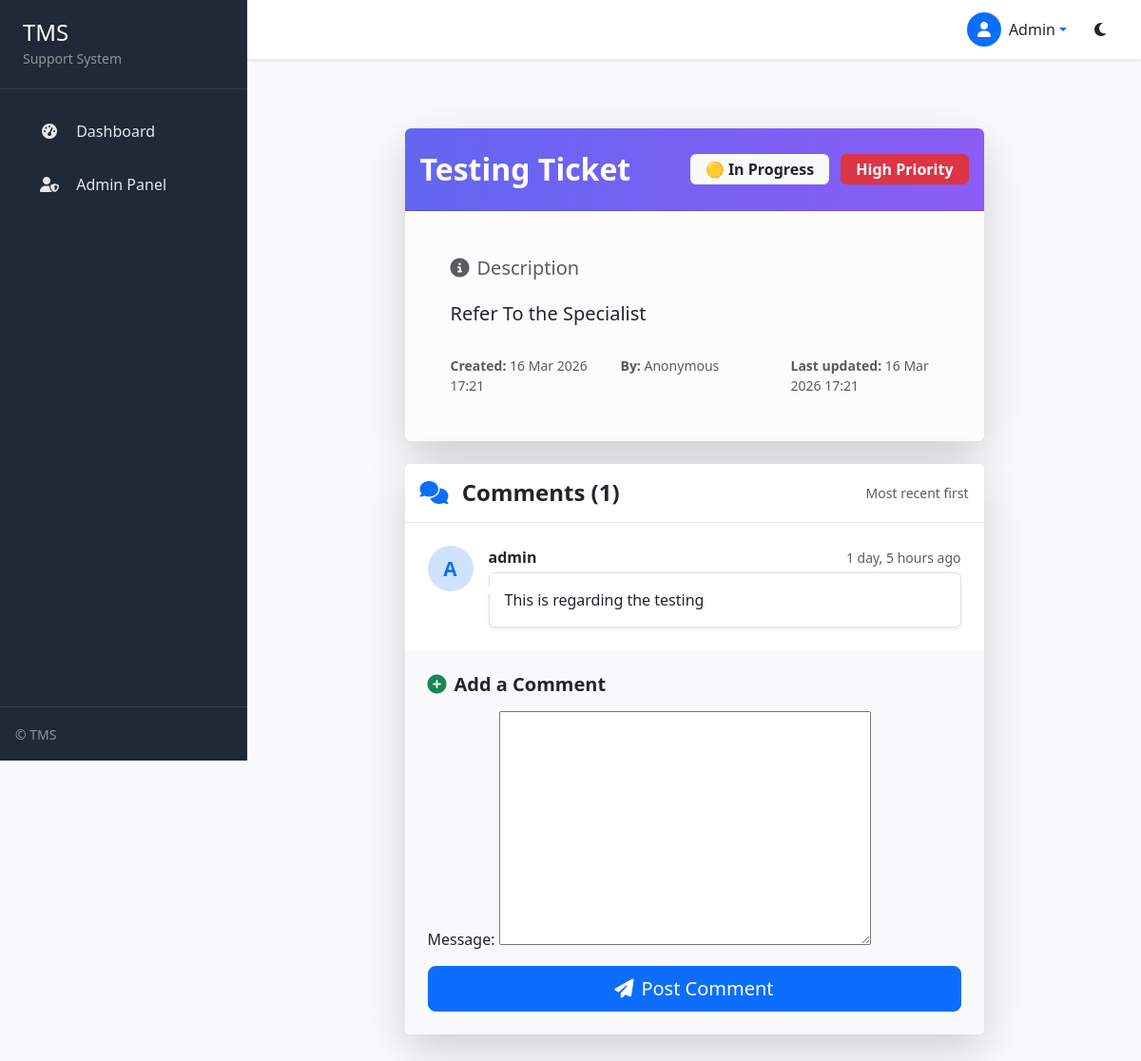
Screenshot of /ticket/1/ (signed in) with the database file from the repository.
### tickets/models.py (models this page shows, shortened)
class Ticket(models.Model):
    title = models.CharField(max_length=255)
    description = models.TextField()
    department = models.CharField(max_length=100, default="General")
    project = models.CharField(max_length=100, default="General")
    priority = models.CharField(max_length=20, choices=PRIORITY_CHOICES)
    status = models.CharField(max_length=20, choices=STATUS_CHOICES, default='Open')
    created_at = models.DateTimeField(auto_now_add=True)
    sla_deadline = models.DateTimeField(null=True, blank=True)
    assigned_to = models.ForeignKey(User, on_delete=models.SET_NULL, null=True, blank=True, related_name='assigned_tickets')
    created_by = models.ForeignKey(User, on_delete=models.CASCADE, related_name='created_tickets')

class Comment(models.Model):
    ticket = models.ForeignKey(Ticket, on_delete=models.CASCADE)
    user = models.ForeignKey(User, on_delete=models.CASCADE)
    message = models.TextField()
    created_at = models.DateTimeField(auto_now_add=True)

### tickets/views.py (the view, shortened to what this page needs)
# urls.py: path('ticket/<int:id>/', views.ticket_detail, name='ticket_detail'),
@login_required
def ticket_detail(request, id):
    ticket = get_object_or_404(Ticket, id=id)
    comments = Comment.objects.filter(ticket=ticket)
    form = CommentForm()
    context = {
        'ticket': ticket,
        'comments': comments,
        'form': form
    }
    return render(request,'tickets/ticket_detail.html',context)

### tickets/forms.py
class CommentForm(forms.ModelForm):
    class Meta:
        model = Comment
        fields = ['message']

### tickets/context_processors.py (called while the page is built)
def user_roles(request):
    if request.user.is_authenticated:
        return {
            'is_customer': request.user.groups.filter(name='Customer').exists(),
            'is_agent': request.user.groups.filter(name='Support Agent').exists(),
            'is_admin': request.user.is_staff,
            "now": timezone.now(),
        }
    return {}

### tickets/templates/tickets/ticket_detail.html (shortened to what this page needs)
{% extends 'tickets/base.html' %}
{% block content %}
<div class="container my-5">
  <div class="row justify-content-center">
    <div class="col-lg-10 col-xl-9">
      <div class="card shadow-lg border-0 mb-4 overflow-hidden">
        <div class="card-header bg-gradient-primary text-white py-4">
          <div class="d-flex justify-content-between align-items-center flex-wrap gap-3">
            <h2 class="mb-0 fw-bold">{{ ticket.title }}</h2>
            <div>
              <span class="badge bg-light text-dark fs-6 px-3 py-2">
                {% if ticket.status == 'Open' %}🟢 Open{% elif ticket.status == 'In Progress' %}🟡 In Progress{% elif ticket.status == 'Closed' %}🔴 Closed{% else %}{{ ticket.status }}{% endif %}
              </span>
              <span class="badge ms-2 fs-6 px-3 py-2
                {% if ticket.priority == 'High' %}bg-danger
                {% elif ticket.priority == 'Medium' %}bg-warning text-dark
                {% elif ticket.priority == 'Low' %}bg-success
                {% else %}bg-secondary{% endif %}">
                {{ ticket.priority }} Priority
              </span>
            </div>
          </div>
        </div>
        <div class="card-body p-4 p-md-5 bg-light-subtle">
          <div class="mb-4">
            <h5 class="text-muted mb-3"><i class="fas fa-info-circle me-2"></i>Description</h5>
            <p class="lead text-dark lh-lg" style="white-space: pre-wrap;">{{ ticket.description|linebreaksbr }}</p>
          </div>
          <div class="row g-4 small text-muted">
            <div class="col-md-4">
              <strong>Created:</strong> {{ ticket.created_at|date:"d M Y H:i" }}
            </div>
            <div class="col-md-4">
              <strong>By:</strong> {{ ticket.user|default:"Anonymous" }}
            </div>
            <div class="col-md-4">
              <strong>Last updated:</strong> {{ ticket.updated_at|default:ticket.created_at|date:"d M Y H:i" }}
            </div>
          </div>
        </div>
      </div>
      <div class="card shadow-lg border-0">
        <div class="card-header bg-white border-bottom d-flex justify-content-between align-items-center py-3">
          <h4 class="mb-0 fw-semibold">
            <i class="fas fa-comments me-2 text-primary"></i>
            Comments ({{ comments.count }})
          </h4>
          {% if comments.exists %}
            <small class="text-muted">Most recent first</small>
          {% endif %}
        </div>
        <div class="card-body p-0">
          {% if comments %}
            <div class="comment-thread px-4 pt-4">
              {% for comment in comments %}
                <div class="comment-card mb-4 {% if forloop.last %}mb-0{% endif %}">
                  <div class="d-flex">
                    <div class="flex-shrink-0 me-3">
                      <div class="avatar rounded-circle bg-primary-subtle text-primary d-flex align-items-center justify-content-center fw-bold" style="width:48px; height:48px;">
                        {{ comment.user.username|slice:":1"|upper }}
                      </div>
                    </div>
                    <div class="flex-grow-1">
                      <div class="d-flex justify-content-between align-items-baseline mb-1">
                        <strong class="text-dark">{{ comment.user|default:"System" }}</strong>
                        <small class="text-muted">{{ comment.created_at|timesince }} ago</small>
                      </div>
                      <div class="comment-body p-3 bg-white border rounded shadow-sm">
                        <p class="mb-0" style="white-space: pre-wrap;">{{ comment.message|linebreaksbr }}</p>
                      </div>
                    </div>
                  </div>
                </div>
              {% endfor %}
            </div>
          {% else %}
            <div class="text-center py-5 text-muted">
              <i class="far fa-comment-dots fa-3x mb-3 d-block opacity-50"></i>
              <p class="lead">No comments yet.</p>
              <p>Be the first to add one below!</p>
            </div>
          {% endif %}
        </div>
        <div class="card-footer bg-light border-0 p-4">
          <h5 class="mb-3 fw-semibold"><i class="fas fa-plus-circle me-2 text-success"></i>Add a Comment</h5>
          <form method="POST" class="comment-form">
            <div class="mb-3">
              {{ form.message.label_tag }}
              {{ form.message }}
            </div>
            <div class="d-grid">
              <button type="submit" class="btn btn-primary btn-lg">
                <i class="fas fa-paper-plane me-2"></i>Post Comment
              </button>
            </div>
          </form>
        </div>
      </div>
    </div>
  </div>
</div>
{% endblock %}

### tickets/templates/tickets/base.html (shortened to what this page needs)
<!DOCTYPE html>
<html lang="en" data-bs-theme="light">
<head>
  <link href="https://cdn.jsdelivr.net/npm/bootstrap@5.3.3/dist/css/bootstrap.min.css" rel="stylesheet">
  <link rel="stylesheet" href="https://cdnjs.cloudflare.com/ajax/libs/font-awesome/6.5.0/css/all.min.css" />
<link rel="stylesheet" href="https://cdn.datatables.net/2.0.8/css/dataTables.bootstrap5.css">
</head>
<body>
  <nav class="navbar navbar-expand-lg sticky-top">
    <div class="container-fluid px-4">
      <a class="navbar-brand fw-bold fs-4 text-primary" href="/">TMS</a>
      <div class="ms-auto d-flex align-items-center gap-3">
     <div class="dropdown">
  <a class="d-flex align-items-center text-decoration-none dropdown-toggle" href="#" role="button" data-bs-toggle="dropdown" aria-expanded="false">
    <div class="rounded-circle bg-primary text-white d-flex align-items-center justify-content-center me-2" style="width:36px; height:36px;">
      {% if user.is_authenticated and user.profile.avatar %}
        <img src="{{ user.profile.avatar.url }}" alt="{{ user.username }}" class="rounded-circle" style="width:100%; height:100%; object-fit:cover;">
      {% else %}
        <i class="fas fa-user"></i>
      {% endif %}
    </div>
    <span class="d-none d-md-inline text-dark">
      {% if user.is_authenticated %}
        {{ user.get_short_name|default:user.username|capfirst }}
      {% else %}
        Guest
      {% endif %}
    </span>
  </a>
</div>
        <button class="btn btn-link text-dark" id="theme-toggle" title="Toggle dark mode">
          <i class="fas fa-moon"></i>
        </button>
      </div>
    </div>
  </nav>
  <div class="sidebar d-flex flex-column" id="sidebarOffcanvas">
    <div class="sidebar-header">
      <h4 class="mb-0 text-white">TMS</h4>
      <small class="text-white-50">Support System</small>
    </div>
    <nav class="sidebar-nav flex-grow-1 mt-3">
  <ul class="nav flex-column">
    <li class="nav-item">
  <a class="nav-link" href="{% url 'tickets:dashboard' %}">
    <i class="fas fa-tachometer-alt"></i> Dashboard
  </a>
</li>
    {% if is_admin %}
      <li class="nav-item">
        <a class="nav-link" href="/admin/">
          <i class="fas fa-user-shield"></i> Admin Panel
        </a>
      </li>
    {% endif %}
  </ul>
</nav>
    <div class="p-3 mt-auto border-top border-light border-opacity-10">
      <small class="text-white-50">© {{ 'now'|date:'Y' }} TMS</small>
    </div>
  </div>
  <main class="main-content">
    <div class="container-fluid py-4 px-4 px-lg-5">
      {% block content %}{% endblock %}
    </div>
  </main>
</body>
</html>

### tickets/templates/tickets/base.html (style rules this page uses)
:root { --sidebar-bg: #1f2937; --sidebar-text: #e5e7eb; --sidebar-hover: #374151; --sidebar-active: #3b82f6; --primary: #3b82f6; --primary-dark: #2563eb; --body-bg: #f8fafc; --card-bg: #ffffff; }
body { background: var(--body-bg); min-height: 100vh; font-family: system-ui, -apple-system, "Segoe UI", Roboto, sans-serif; color: #1e293b; }
.sidebar { background: var(--sidebar-bg); color: var(--sidebar-text); height: 100vh; position: fixed; top: 0; left: 0; width: 260px; z-index: 1030; transition: transform 0.3s ease-in-out; overflow-y: auto; }
.sidebar-header { padding: 1.25rem 1.5rem; border-bottom: 1px solid rgba(255,255,255,0.08); }
.sidebar-nav .nav-link { color: var(--sidebar-text); padding: 0.75rem 1.5rem; border-radius: 0.375rem; margin: 0.25rem 1rem; transition: all 0.2s; }
.sidebar-nav .nav-link i { width: 24px; text-align: center; margin-right: 0.75rem; }
.main-content { margin-left: 260px; min-height: 100vh; transition: margin-left 0.3s ease-in-out; }
.navbar { background: var(--card-bg); border-bottom: 1px solid rgba(0,0,0,0.08); box-shadow: 0 1px 3px rgba(0,0,0,0.1); }

### tickets/templates/tickets/ticket_detail.html (style rules this page uses)
.bg-gradient-primary { background: linear-gradient(90deg, #6366f1 0%, #8b5cf6 100%); }
.avatar { width: 48px; height: 48px; font-size: 1.3rem; }
.comment-body { position: relative; }
.comment-body::before { content: ''; position: absolute; top: 12px; left: -10px; border: 6px solid transparent; border-right-color: white; }
.comment-form textarea { min-height: 120px; resize: vertical; }

### rows the page displays
Ticket: title "Testing Ticket", priority "High", description "Refer To the Specialist", created_at "16 Mar 2026 17:21", updated_at "16 Mar 2026 17:21"
Comment: user.username "A", user "admin", created_at "1 day, 5 hours", message "This is regarding the testing"

### other values shown
{{ user.get_short_name|default:user.username|capfirst }} "Admin"
{{ ticket.user|default:"Anonymous" }} "Anonymous"
{{ comments.count }} "1"
